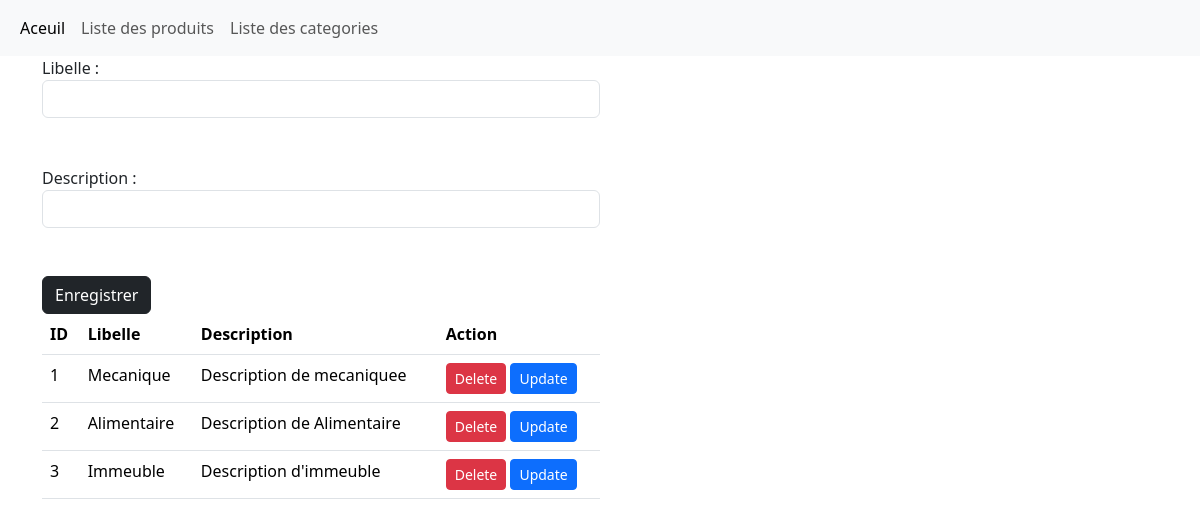
Page /listeCat/ on the committed database.
### Produit/models.py (models this page shows)
class Categorie(models.Model):
    libelle = models.CharField(max_length=100)
    description = models.CharField(max_length=100)

### Produit/views.py (the view)
# urls.py: path('listeCat/',listeCategorie,name='listeCat'),
def listeCategorie(request):
    categories = Categorie.objects.all()
    return render(request, 'Produit/listCat.html', {'cats': categories})

### Produit/templates/Produit/listCat.html (shortened to what this page needs)
{% extends 'layout.html' %}
{% block content %}
<div class="container">
       <div class="col-md-6">
            <form action="{% url 'ajoutCategorie' %}" method="post">
            <label for="">Libelle :</label><input class="form-control" type="text" name="libelle"><br><br>
            <label for="">Description :</label><input class="form-control" type="text" name="description"><br><br>
            <button type="submit" class="btn btn-dark">Enregistrer</button>
        </form>
       </div>
        <div class="col-md-6">
            <table class="table">
                <thead>
                <tr>
                    <th>ID</th>
                    <th>Libelle</th>
                    <th>Description</th>
                    <th>Action</th>
                </tr>
                </thead>
                <tbody>
                {% for v in cats %}
                <tr>
                    <td>{{v.id}}</td>
                    <td>{{v.libelle}}</td>
                    <td>{{v.description}}</td>
                    <td>
                        <a href="{% url 'supCategorie' v.id %}" class="btn btn-sm btn-danger">Delete</a>
                        <a href="{% url 'modifCategorie' v.id %}" class="btn btn-sm btn-primary">Update</a>
                    </td>
                </tr>
                {% endfor %}
                </tbody>
            </table>
        </div>
    </div>
{% endblock %}

### rows in the picture
Categorie: id "1", libelle "Mecanique", description "Description de mecaniquee"
Categorie: id "2", libelle "Alimentaire", description "Description de Alimentaire"
Categorie: id "3", libelle "Immeuble", description "Description d'immeuble"
